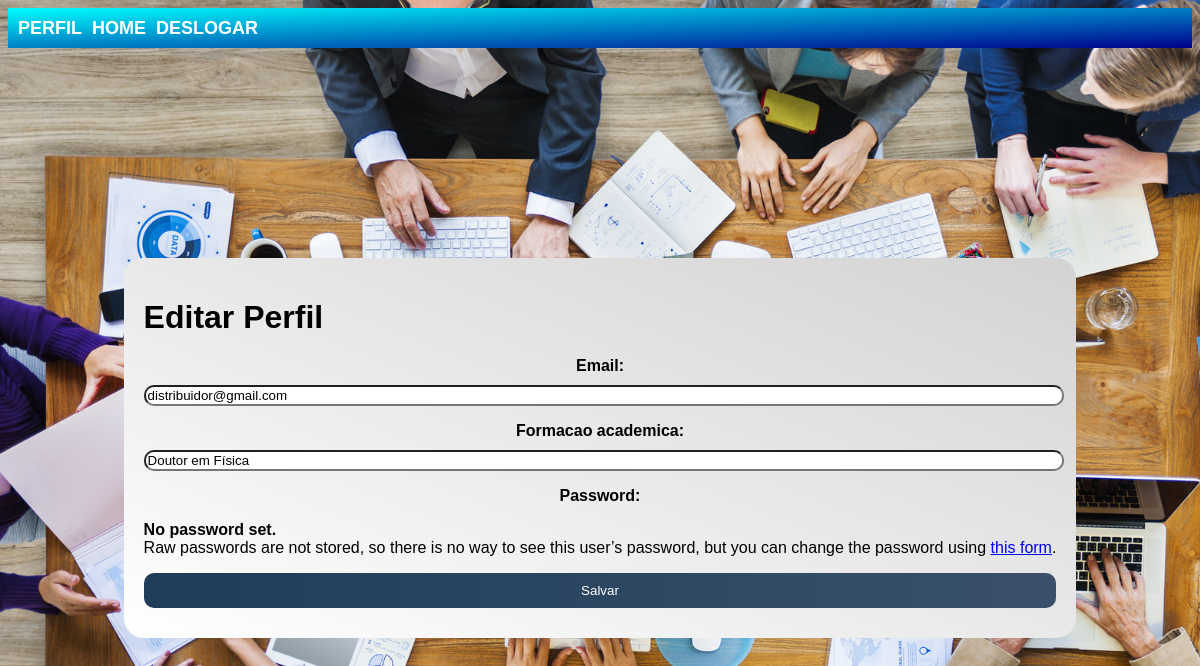
Page /editar_perfil/ (signed in) on the committed database.
### contas/models.py (models this page shows)
class CustomUser(AbstractUser):
    USER_TYPE_CHOICES = (
        ('avaliador', 'Avaliador'),
        ('distribuidor', 'Distribuidor'),
    )
    user_type = models.CharField(max_length=20, choices=USER_TYPE_CHOICES)
    name = models.CharField(max_length=255)
    email = models.EmailField()
    formacao_academica = models.CharField(max_length=255)
    groups = models.ManyToManyField(
        'auth.Group',
        verbose_name='groups',
        blank=True,
        help_text='The groups this user belongs to. A user will get all permissions granted to each of their groups.',
        related_name="customuser_set",
        related_query_name="customuser",
    )
    user_permissions = models.ManyToManyField(
        'auth.Permission',
        verbose_name='user permissions',
        blank=True,
        help_text='Specific permissions for this user.',
        related_name="customuser_set",
        related_query_name="customuser",
    )

### contas/views.py (the view)
# urls.py: path('editar_perfil/', views.editar_perfil, name='editar_perfil'),
def editar_perfil(request):
    if request.method == 'POST':
        form = CustomUserChangeForm(request.POST, instance=request.user)
        if form.is_valid():
            form.save()
            return redirect('detalhes_usuario')
    else:
        form = CustomUserChangeForm(instance=request.user)
    return render(request, 'contas/editar_perfil.html', {'form': form})

### contas/forms.py
class CustomUserChangeForm(UserChangeForm):
    class Meta:
        model = CustomUser
        fields = ('email', 'formacao_academica')

### templates/contas/editar_perfil.html (shortened to what this page needs)
{% extends 'base.html' %}
{% load static %}
{% block content %}
    <link rel="stylesheet" href="{% static 'css/estilo.css' %}">
    <div class="paglogin-form-container">
        <div class="paglogin-form-box">
            <h1>Editar Perfil</h1>
            <form method="post" action="{% url 'contas:editar_perfil' %}">
                {{ form.as_p }}
                <button type="submit">Salvar</button>
            </form>
        </div>
    </div>
{% endblock %}

### static/css/estilo.css (style rules this page uses)
.paglogin-form-container { display: flex; flex-direction: column; justify-content: center; align-items: center; height: 100vh; }
.paglogin-form-box { background: linear-gradient(to top right, white, lightgray); padding: 20px; border-radius: 20px; max-height: 100vh; overflow-y: auto; }
.paglogin-form-box label, .paglogin-form-box input, .paglogin-form-box button { display: block; width: 100%; margin-bottom: 10px; }
.paglogin-form-box label { color: black; font-weight: bold; text-align: center; }
.paglogin-form-box input, .paglogin-form-box button { border-radius: 10px; }
.paglogin-form-box button { background: linear-gradient(to right, #1e3d59, #3a506b); border: none; padding: 10px; cursor: pointer; color: white; }
body { font-family: 'abc', sans-serif; }

### rows in the picture
CustomUser: email "distribuidor@gmail.com", formacao_academica "Doutor em Física"
